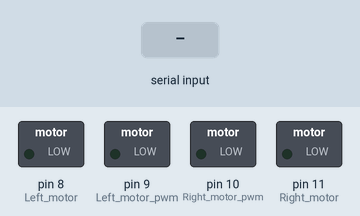
Recording of a sketch running on a simulated Arduino Uno, built with avr-gcc and run on an emulated ATmega328P. Parts: switched loads named in the sketch (green lamp = pin HIGH). The inputs (shaded band) are chosen by the test bench.

Above: at 1.2 s.
1.3 s: byte 30 received over Serial
At 2.3 s:
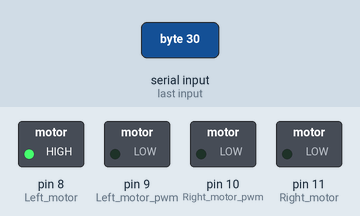
2.8 s: byte 90 received over Serial
At 3.4 s:
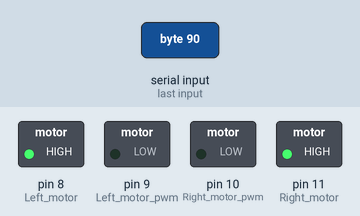
Timing chart, 0 to 5.8 s (numbered marks = the images above; inputs shaded):
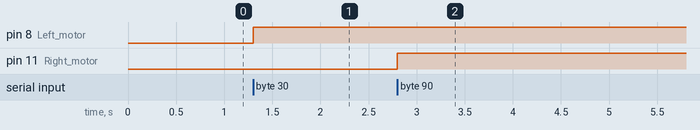

Measured:
- after the input at 1.3 s, pin 8 (Left_motor): LOW → HIGH at once
- after the input at 2.8 s, pin 11 (Right_motor): LOW → HIGH at once

The sketch:

EsquelCar.ino
```cpp
int Left_motor=8;
int Left_motor_pwm=9;
int Right_motor_pwm=10;
int Right_motor=11;

void setup()
{
  Serial.begin(9600);
  pinMode(Left_motor,OUTPUT);
  pinMode(Left_motor_pwm,OUTPUT);
  pinMode(Right_motor_pwm,OUTPUT);
  pinMode(Right_motor,OUTPUT);
}

void brake()
{

  digitalWrite(Right_motor_pwm,LOW);
  analogWrite(Right_motor_pwm,0);

  digitalWrite(Left_motor_pwm,LOW);
  analogWrite(Left_motor_pwm,0);
}


void loop()
{
   if (Serial.available()){
      byte x = Serial.read();

      if (x & 1){
        digitalWrite(Left_motor,LOW);
      }else{
        digitalWrite(Left_motor,HIGH);
      }

      if (x & 2){
        digitalWrite(Left_motor_pwm,HIGH);
        analogWrite(Left_motor_pwm,150);
      }else{
        digitalWrite(Left_motor_pwm,LOW);
        analogWrite(Left_motor_pwm,0);
      }

      if (x & 4){
        digitalWrite(Right_motor,LOW);
      }else{
        digitalWrite(Right_motor,HIGH);
      }

      if (x & 8){
        digitalWrite(Right_motor_pwm,HIGH);
        analogWrite(Right_motor_pwm,150);
      }else{
        digitalWrite(Right_motor_pwm,LOW);
        analogWrite(Right_motor_pwm,0);
      }

      if (x & 16){
        brake();
      }
   }
}
```
